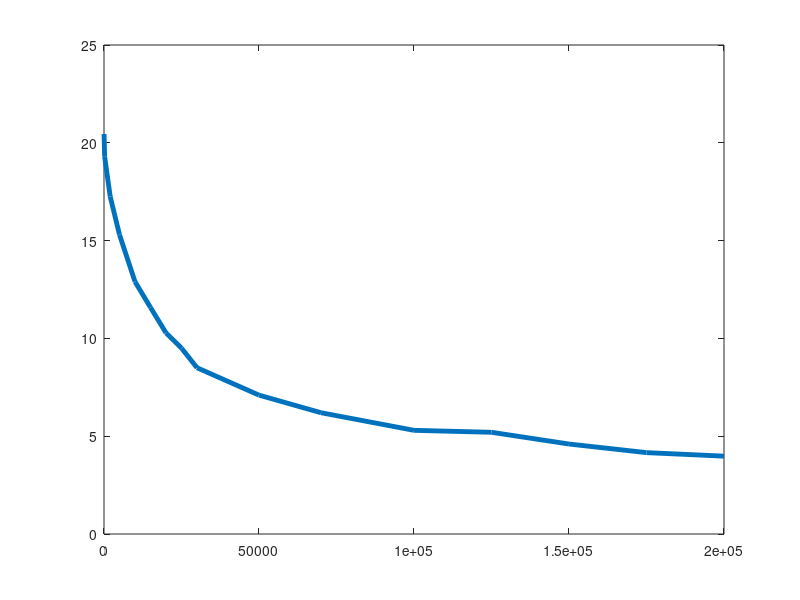

This chart was generated by the following MATLAB code: (Note: this script raises an error after producing the figure.)
clear all;

x = [20 200 2000 5000 10000 15000 20000 25000 30000 50000 70000 100000 125000 150000 175000 200000 ];
y = [20.45 19.3 17.25 15.3 12.9 11.58 10.28 9.5 8.5 7.1 6.2 5.3 5.2 4.6 4.16 3.98];
%%y = [10.61 9.588 9.39 8.768 7.665 6.703 5.77 4.865 3.9597 .735 .0849 .034 0.034 .034 .011 ];

plot(x,y,'LineWidth',3.5)
p = polyfit(x,y)
grid on, axis equal
xlabel('Voltage,V_D(volt)'),ylabel('Current,I_f(mA)');
title('Voltage across vs Current through Diode')
axis([0 1.2 0 1.3])
%axis([0 5 -1 3])
% x = [0:0.01:10];
% y = sin(x);
% plot(x, y), xlabel('x'), ylabel('Sin(x)'), title('Sin(x) Graph'),
% grid on, axis equal
